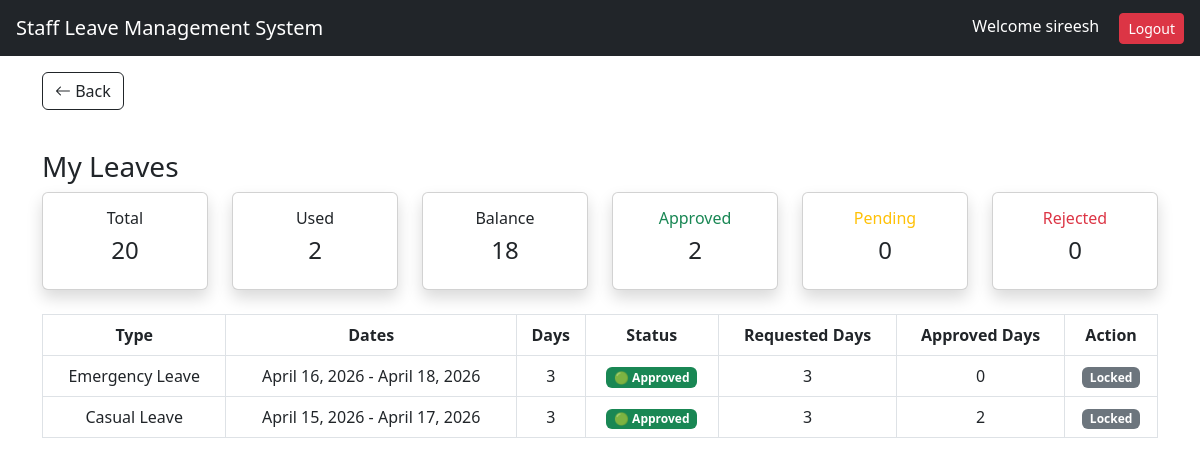
/my-leaves/ (signed in), run on an earlier commit of the app's database.
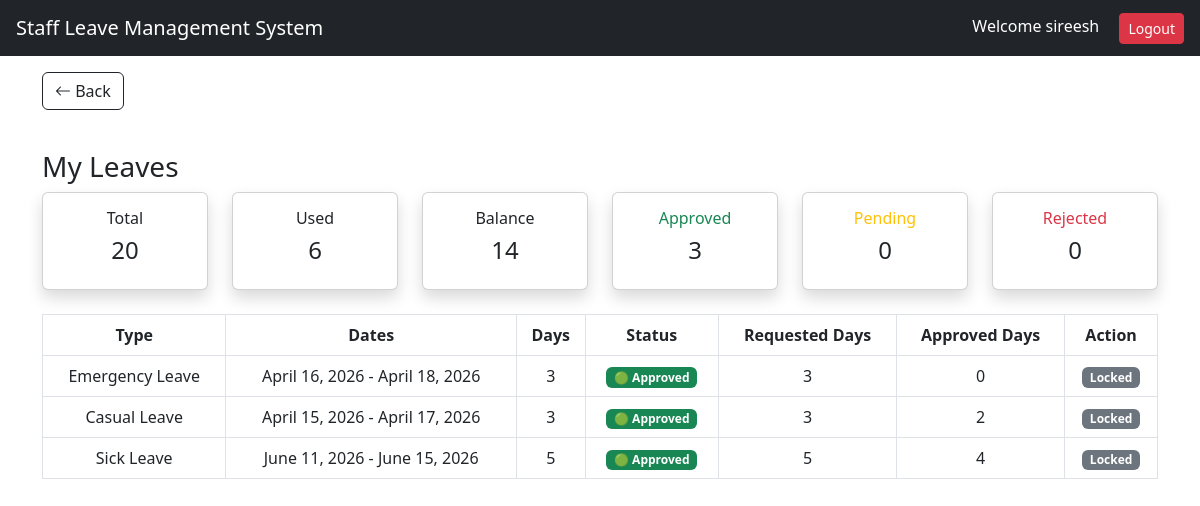
And on a later commit of the database.
### staff/models.py (models this page shows, shortened)
class Leave(models.Model):
    user = models.ForeignKey(User, on_delete=models.CASCADE)
    leave_type = models.CharField(max_length=50)
    start_date = models.DateField()
    end_date = models.DateField()
    reason = models.TextField()
    approved_days = models.IntegerField(default=0)
    status = models.CharField(max_length=20, default="Pending")
    days = models.IntegerField(default=0)

### staff/views.py (the view)
# urls.py: path('my-leaves/', views.my_leaves, name='my_leaves'),
def my_leaves(request):
    leaves = Leave.objects.filter(user=request.user)
    total_days = 20
    used_days = sum([leave.approved_days for leave in leaves])
    balance = total_days - used_days
    approved_count = leaves.filter(status="Approved").count()
    pending_count = leaves.filter(status="Pending").count()
    rejected_count = leaves.filter(status="Rejected").count()
    return render(request, 'my_leaves.html', {
        'leaves': leaves,
        'balance': balance,
        'used_days': used_days,
        'approved_count': approved_count,
        'pending_count': pending_count,
        'rejected_count': rejected_count
    })

### templates/my_leaves.html
{% extends 'base.html' %}
{% block content %}
<h3>My Leaves</h3>
<div class="row mb-4 text-center">
    <div class="col-md-2">
        <div class="card shadow p-3">
            <h6>Total</h6>
            <h4>20</h4>
        </div>
    </div>
    <div class="col-md-2">
        <div class="card shadow p-3">
            <h6>Used</h6>
            <h4>{{ used_days }}</h4>
        </div>
    </div>
    <div class="col-md-2">
        <div class="card shadow p-3">
            <h6>Balance</h6>
            <h4>{{ balance }}</h4>
        </div>
    </div>
    <div class="col-md-2">
        <div class="card shadow p-3">
            <h6 class="text-success">Approved</h6>
            <h4>{{ approved_count }}</h4>
        </div>
    </div>
    <div class="col-md-2">
        <div class="card shadow p-3">
            <h6 class="text-warning">Pending</h6>
            <h4>{{ pending_count }}</h4>
        </div>
    </div>
    <div class="col-md-2">
        <div class="card shadow p-3">
            <h6 class="text-danger">Rejected</h6>
            <h4>{{ rejected_count }}</h4>
        </div>
    </div>
</div>
<table class="table table-bordered text-center">
    <tr>
        <th>Type</th>
        <th>Dates</th>
        <th>Days</th>
        <th>Status</th>
        <th>Requested Days</th>
        <th>Approved Days</th>
        <th>Action</th>
    </tr>
    {% for leave in leaves %}
    <tr>
        <td>{{ leave.leave_type }}</td>
        <td>{{ leave.start_date }} - {{ leave.end_date }}</td>
        <td>{{ leave.days }}</td>
        <td>
            {% if leave.status == "Pending" %}
            <span class="badge bg-warning text-dark">🟡 Pending</span>
            {% elif leave.status == "Approved" %}
            <span class="badge bg-success">🟢 Approved</span>
            {% else %}
            <span class="badge bg-danger">🔴 Rejected</span>
            {% endif %}
        </td>
        <td>{{ leave.days }}</td>
        <td>{{ leave.approved_days }}</td>
        <td>
            {% if leave.status == "Pending" %}
            <a href="/edit/{{ leave.id }}/" class="btn btn-warning btn-sm">Edit</a>
            <a href="/delete/{{ leave.id }}/" class="btn btn-danger btn-sm"
                onclick="return confirm('Are you sure you want to delete this leave?')">
                Delete
            </a>
            {% else %}
            <span class="badge bg-secondary">Locked</span>
            {% endif %}
        </td>
    </tr>
    {% endfor %}
</table>
{% endblock %}

What changed in the data, as far as the page shows it:
added Leave: leave_type "Sick Leave", start_date "June 11, 2026", end_date "June 15, 2026", days "5", status "🟢 Approved", approved_days "4"
Also different on the page:
{{ used_days }}: "2" → "6"
{{ balance }}: "18" → "14"
{{ approved_count }}: "2" → "3"
